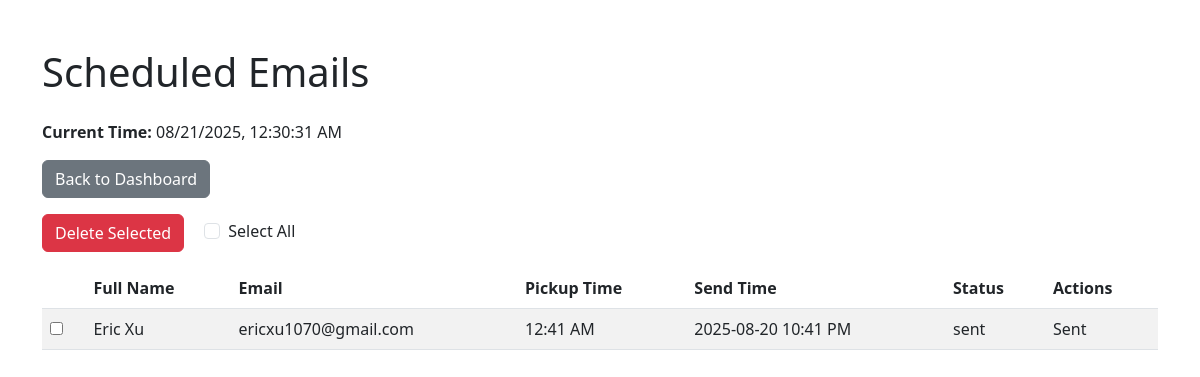
The page /scheduled on the database as committed earlier.
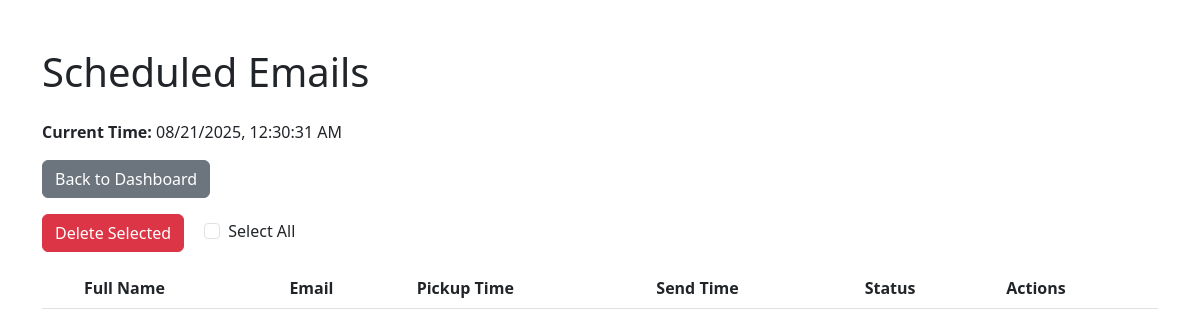
The same page on the database as committed later.
### tables this page shows
CREATE TABLE orders (
            id INTEGER PRIMARY KEY AUTOINCREMENT,
            email TEXT,
            order_number TEXT,
            pickup_time TEXT,
            item_name TEXT,
            full_name TEXT,
            send_time DATETIME,
            status TEXT DEFAULT 'pending'
        , job_id TEXT, custom_subject TEXT, custom_body TEXT);

### app.py (the view)
@app.route('/scheduled')
def scheduled():
    conn = sqlite3.connect(DB_FILE)
    cursor = conn.cursor()
    cursor.execute('''
        SELECT id, full_name, email, pickup_time, send_time, status
        FROM orders
        ORDER BY send_time DESC
    ''')
    rows = cursor.fetchall()
    rows = [
        (row[0], row[1], row[2], row[3], datetime.fromisoformat(row[4]) if isinstance(row[4], str) else row[4], row[5])
        for row in rows
    ]
    conn.close()
    return render_template('scheduled.html', rows=rows, now=datetime.now(tz=LOCAL_TZ))

### app.py (called while the page is built)
def format_datetime(value):
    if isinstance(value, str):
        try:
            value = datetime.fromisoformat(value)
        except ValueError:
            return value
    return value.strftime('%Y-%m-%d %I:%M %p')

### templates/scheduled.html (shortened to what this page needs)
<!DOCTYPE html>
<html lang="en">
<head>
    <link href="https://cdn.jsdelivr.net/npm/bootstrap@5.3.0/dist/css/bootstrap.min.css" rel="stylesheet">
</head>
<body>
    <div class="container mt-5">
        <h1 class="mb-4">Scheduled Emails</h1>
        <p><strong>Current Time:</strong> <span id="current-time"></span></p>
        <a href="{{ url_for('index') }}" class="btn btn-secondary mb-3">Back to Dashboard</a>
        <form action="{{ url_for('delete_bulk') }}" method="post">
            <div class="mb-3">
                <button type="submit" class="btn btn-danger">Delete Selected</button>
                <div class="form-check form-check-inline ms-3">
                    <input class="form-check-input" type="checkbox" id="select-all" onclick="toggleSelectAll()">
                    <label class="form-check-label" for="select-all">Select All</label>
                </div>
            </div>
            <table class="table table-striped">
                <thead>
                    <tr>
                        <th></th>
                        <th>Full Name</th>
                        <th>Email</th>
                        <th>Pickup Time</th>
                        <th>Send Time</th>
                        <th>Status</th>
                        <th>Actions</th>
                    </tr>
                </thead>
                <tbody>
                    {% for row in rows %}
                        {% set is_past_due = (row[5] == 'pending' and row[4] < now) %}
                        <tr>
                            <td><input type="checkbox" name="orders[]" value="{{ row[0] }}"></td>
                            <td>{{ row[1] }}</td>
                            <td>{{ row[2] }}</td>
                            <td>{{ row[3] }}</td>
                            <td>{{ row[4] | format_datetime }}</td>
                            <td>{{ row[5] }}</td>
                            <td>
                                {% if row[5] == 'sent' %}
                                    Sent
                                {% elif is_past_due %}
                                    <span class="badge bg-warning">Past Due</span>
                                    <a href="{{ url_for('send_order', order_id=row[0]) }}" class="btn btn-sm btn-primary">Send Now</a>
                                    <a href="{{ url_for('delete_order', order_id=row[0]) }}" class="btn btn-sm btn-danger">Delete</a>
                                {% else %}
                                    <span class="badge bg-success">Pending</span>
                                    <a href="{{ url_for('delete_order', order_id=row[0]) }}" class="btn btn-sm btn-danger">Cancel</a>
                                {% endif %}
                            </td>
                        </tr>
                    {% endfor %}
                </tbody>
            </table>
        </form>
    </div>
</body>
</html>

Rows that differ between the two databases and show on the page:
removed orders: full_name "Eric Xu", email "ericxu1070@gmail.com", pickup_time "12:41 AM", row "2025-08-20 10:41 PM", status "sent", shows "Sent"
